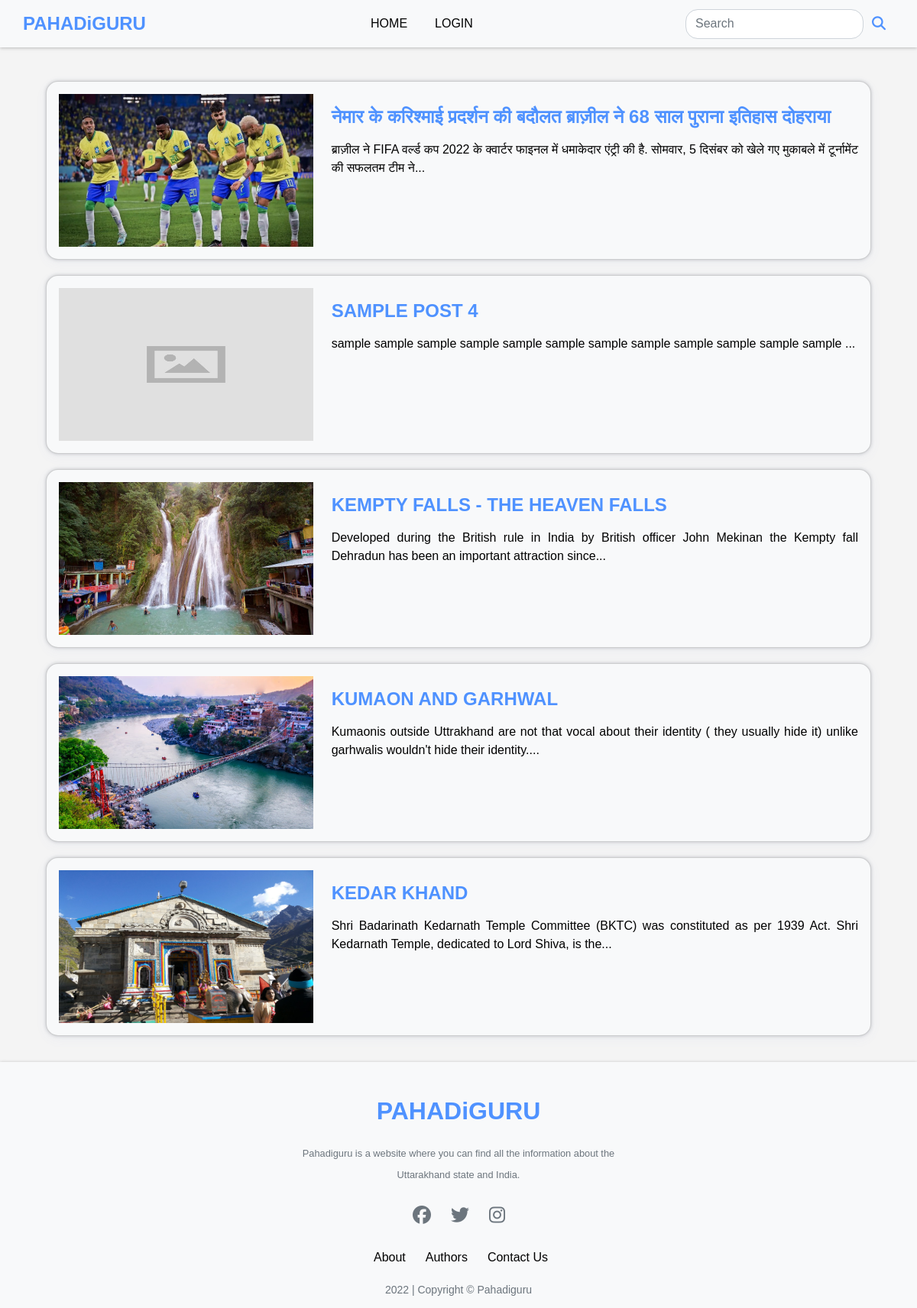
The page /allposts/Uttarakhand History on the database its author committed.
### app.py (models this page shows)
class Posts(db.Model):
    id = db.Column(db.Integer, primary_key=True)
    title = db.Column(db.String(200), nullable=False)
    category = db.Column(db.String(50), nullable=False)
    slug= db.Column(db.String(200),nullable=True)
    content = db.Column(db.String(500), nullable=False)
    date_added = db.Column(db.Date, default=date.today)
    date_time = db.Column(db.DateTime, default=datetime.utcnow)
    poster_id = db.Column(db.Integer, db.ForeignKey('users.id'))
    likes=db.relationship('Likes',backref='post',passive_deletes=True)
    views=db.relationship('Views',backref='post',passive_deletes=True)
    image = db.Column(db.String(), nullable=True)

### app.py (the view)
@app.route("/allposts/<string:category>", methods=['GET', 'POST'])
def allposts(category):
    posts = Posts.query.filter_by(category=category).all()
    posts.reverse()
    searchbar = 1
    return render_template('allposts.html', posts=posts,category=category,searchbar=searchbar)

### templates/allposts.html (shortened to what this page needs)
{% extends 'base.html' %} {% block head %}
<link
  rel="stylesheet"
  href="{{url_for('static',filename='css/allposts.css')}}"
/>
{% endblock %} {% block content %}
<br /><br /><br /><br />
<div class="container m-auto" style="width: 90vw;">
  <div class="row">
    {% for post in posts %}
    <div
      class="card col-md-12 p-3 rounded-4"
      style="
        background-color: #f8f9fa;
        box-shadow: rgba(67, 71, 85, 0.27) 0px 0px 0.25em,
          rgba(90, 125, 188, 0.05) 0px 0.25em 1em;
      "
      >
      <a href="{{url_for('post',slug=post.slug)}}" style="text-decoration: none; color: #000!important; text-align: justify;">
      <div class="row">
        <div class="col-md-4">
          <img
            class="w-100 card_img"
            height="200"
            src="{{url_for('static', filename='images/feature_photo/'+ post.image)}}"
          />
        </div>
        <div class="col-md-8 my-3">
          <div class="card-block">
            <h6 class="card-title">{{post.title}}</h6>
            <p class="card-text my-3">
              {{post.content|safe|truncate(150)}}
            </p>
          </div>
        </div>
      </div>
      </a>
    </div>
    {% endfor %}
  </div>
</div>
<br />
{% endblock %}

### static/css/allposts.css (style rules this page uses)
.card { border-radius:0; margin:10px auto; }
.card-title { text-transform: uppercase; color: #4f92ff; font-size: 1.5rem; font-weight: 600; }
.card-text { margin-top:10px; margin-bottom: 10px; }

### rows shown on the page
Posts: image (picture), title "नेमार के करिश्माई प्रदर्शन की बदौलत ब्राज़ील ने 68 साल पुराना इतिहास दोहराया", content "ब्राज़ील ने FIFA वर्ल्ड कप 2022 के क्वार्टर फाइनल में धमाकेदार एंट्री की है. सोमवार, 5 दिसंबर को खेले गए मुकाबले में टूर्नामेंट की सफलतम टीम ने..."
Posts: image (placeholder picture), title "SAMPLE POST 4", content "sample sample sample sample sample sample sample sample sample sample sample sample ..."
Posts: image (picture), title "KEMPTY FALLS - THE HEAVEN FALLS", content "Developed during the British rule in India by British officer John Mekinan the Kempty fall Dehradun has been an important attraction since..."
Posts: image (picture), title "KUMAON AND GARHWAL", content "Kumaonis outside Uttrakhand are not that vocal about their identity ( they usually hide it) unlike garhwalis wouldn't hide their identity...."
Posts: image (picture), title "KEDAR KHAND", content "Shri Badarinath Kedarnath Temple Committee (BKTC) was constituted as per 1939 Act. Shri Kedarnath Temple, dedicated to Lord Shiva, is the..."
